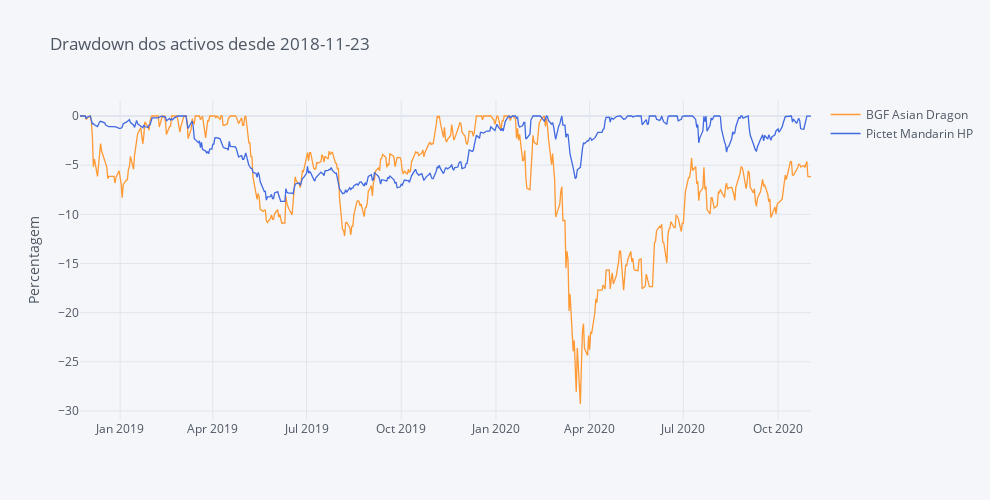

Notebook code cell kept with this figure:
### Code cell
#### Computing Drawdowns ####
DD = compute_drawdowns(fundos)

round(DD, 2).iplot(title='Drawdown dos activos desde ' + begin, yTitle='Percentagem', dimensions=(990, 500), colors=Palette)

### Figure 1 — Plotly figure (JSON) as saved in the notebook; plotly's stock layout.template omitted (floating-point values rounded to 4 significant figures; data arrays with more than 128 entries replaced by an {"elided": "..."} marker saying what was removed)
{"data": [{"line": {"color": "rgba(255, 153, 51, 1.0)", "dash": "solid", "shape": "linear", "width": 1.3}, "mode": "lines", "name": "BGF Asian Dragon", "text": "", "type": "scatter", "x": {"elided": "516 str values"}, "y": {"elided": "516 float values"}}, {"line": {"color": "rgba(65, 105, 225, 1.0)", "dash": "solid", "shape": "linear", "width": 1.3}, "mode": "lines", "name": "Pictet Mandarin HP", "text": "", "type": "scatter", "x": {"elided": "516 str values"}, "y": {"elided": "516 float values"}}], "layout": {"height": 500, "legend": {"bgcolor": "#F5F6F9", "font": {"color": "#4D5663"}}, "paper_bgcolor": "#F5F6F9", "plot_bgcolor": "#F5F6F9", "title": {"font": {"color": "#4D5663"}, "text": "Drawdown dos activos desde 2018-11-23"}, "width": 990, "xaxis": {"autorange": true, "gridcolor": "#E1E5ED", "range": ["2018-11-23", "2020-11-02"], "showgrid": true, "tickfont": {"color": "#4D5663"}, "title": {"font": {"color": "#4D5663"}, "text": ""}, "type": "date", "zerolinecolor": "#E1E5ED"}, "yaxis": {"autorange": true, "gridcolor": "#E1E5ED", "range": [-30.92, 1.627], "showgrid": true, "tickfont": {"color": "#4D5663"}, "title": {"font": {"color": "#4D5663"}, "text": "Percentagem"}, "type": "linear", "zerolinecolor": "#E1E5ED"}}}
